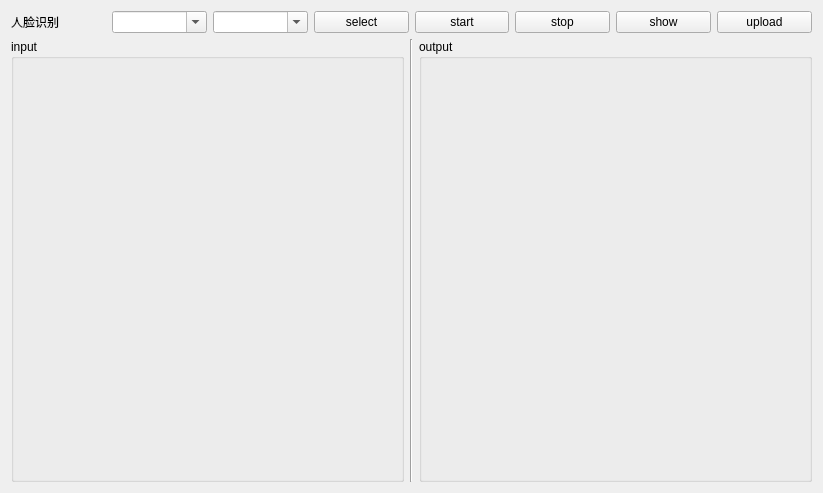
<?xml version="1.0" encoding="UTF-8"?>
<ui version="4.0">
 <class>Form</class>
 <widget class="QWidget" name="Form">
  <property name="geometry">
   <rect>
    <x>0</x>
    <y>0</y>
    <width>823</width>
    <height>493</height>
   </rect>
  </property>
  <property name="windowTitle">
   <string>Form</string>
  </property>
  <layout class="QHBoxLayout" name="horizontalLayout_4">
   <item>
    <layout class="QVBoxLayout" name="verticalLayout_4">
     <item>
      <layout class="QHBoxLayout" name="horizontalLayout">
       <item>
        <widget class="QLabel" name="label">
         <property name="styleSheet">
          <string notr="true">font: 16pt &quot;Adobe 黑体 Std R&quot;;</string>
         </property>
         <property name="text">
          <string>人脸识别</string>
         </property>
        </widget>
       </item>
       <item>
        <widget class="QComboBox" name="comboBox_1">
         <property name="editable">
          <bool>true</bool>
         </property>
         <property name="placeholderText">
          <string>input</string>
         </property>
         <item>
          <property name="text">
           <string>arcface</string>
          </property>
         </item>
         <item>
          <property name="text">
           <string>facenet</string>
          </property>
         </item>
        </widget>
       </item>
       <item>
        <widget class="QComboBox" name="comboBox_2">
         <property name="editable">
          <bool>true</bool>
         </property>
         <property name="placeholderText">
          <string>input</string>
         </property>
         <item>
          <property name="text">
           <string>摄像头</string>
          </property>
         </item>
         <item>
          <property name="text">
           <string>图片</string>
          </property>
         </item>
         <item>
          <property name="text">
           <string>视频</string>
          </property>
         </item>
        </widget>
       </item>
       <item>
        <widget class="QPushButton" name="select">
         <property name="text">
          <string>select</string>
         </property>
        </widget>
       </item>
       <item>
        <widget class="QPushButton" name="start">
         <property name="text">
          <string>start</string>
         </property>
        </widget>
       </item>
       <item>
        <widget class="QPushButton" name="stop">
         <property name="text">
          <string>stop</string>
         </property>
        </widget>
       </item>
       <item>
        <widget class="QPushButton" name="show2">
         <property name="text">
          <string>show</string>
         </property>
        </widget>
       </item>
       <item>
        <widget class="QPushButton" name="upload">
         <property name="text">
          <string>upload</string>
         </property>
        </widget>
       </item>
      </layout>
     </item>
     <item>
      <layout class="QHBoxLayout" name="horizontalLayout_3">
       <item>
        <widget class="QGroupBox" name="groupBox">
         <property name="styleSheet">
          <string notr="true">font: 18pt &quot;Adobe 黑体 Std R&quot;;</string>
         </property>
         <property name="title">
          <string>input</string>
         </property>
         <layout class="QHBoxLayout" name="horizontalLayout_2">
          <item>
           <layout class="QVBoxLayout" name="verticalLayout">
            <item>
             <widget class="QLabel" name="input">
              <property name="enabled">
               <bool>true</bool>
              </property>
              <property name="text">
               <string/>
              </property>
              <property name="margin">
               <number>-1</number>
              </property>
             </widget>
            </item>
           </layout>
          </item>
         </layout>
        </widget>
       </item>
       <item>
        <widget class="Line" name="line">
         <property name="orientation">
          <enum>Qt::Vertical</enum>
         </property>
        </widget>
       </item>
       <item>
        <widget class="QGroupBox" name="groupBox_2">
         <property name="styleSheet">
          <string notr="true">font: 18pt &quot;Adobe 黑体 Std R&quot;;</string>
         </property>
         <property name="title">
          <string>output</string>
         </property>
         <layout class="QVBoxLayout" name="verticalLayout_3">
          <item>
           <layout class="QVBoxLayout" name="verticalLayout_2">
            <item>
             <widget class="QLabel" name="output">
              <property name="text">
               <string/>
              </property>
             </widget>
            </item>
           </layout>
          </item>
         </layout>
        </widget>
       </item>
      </layout>
     </item>
    </layout>
   </item>
  </layout>
 </widget>
 <resources/>
 <connections/>
</ui>
